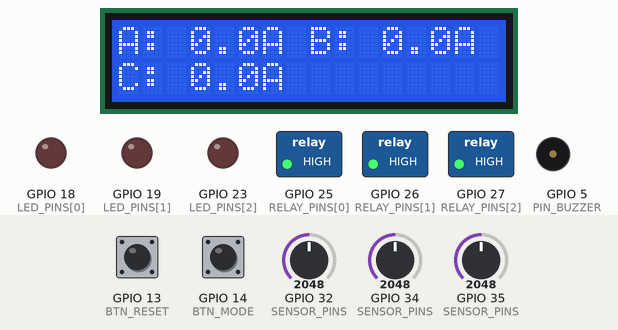
This sketch was run on a simulated ESP32. Parts: 16×2 character LCD, switched loads named in the sketch (green lamp = pin HIGH), output pins drawn as LEDs (lit = HIGH), buzzer (waves = sounding, pin HIGH). Inputs (shaded band) come from the test bench; at power-on: GPIO 32 (SENSOR_PINS) = 2048, GPIO 34 (SENSOR_PINS) = 2048, GPIO 35 (SENSOR_PINS) = 2048, GPIO 13 (BTN_RESET) HIGH, GPIO 14 (BTN_MODE) HIGH. WiFi joins after 1.5 s; servers stay silent unless stated; no MQTT or app messages arrive unless stated; what the sketch prints to the serial monitor is not drawn.

Above: at 5.1 s.
5.2 s: GPIO 32 (SENSOR_PINS) set to 3360
At 6.7 s:
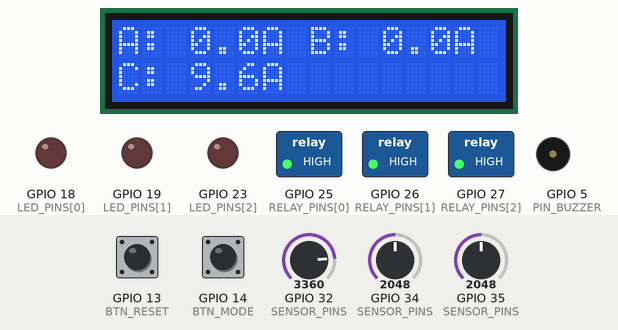
7.2 s: GPIO 32 (SENSOR_PINS) set to 3456
At 8.9 s:
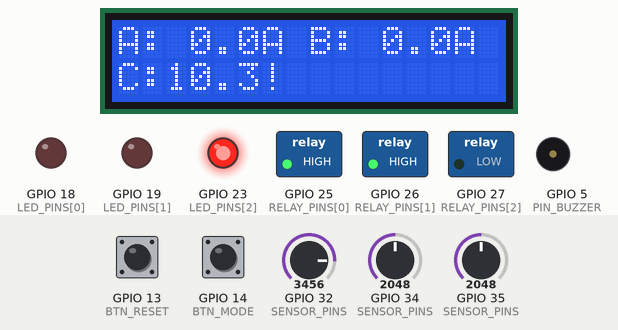
9.2 s: GPIO 34 (SENSOR_PINS) set to 3378
At 9.74 s:
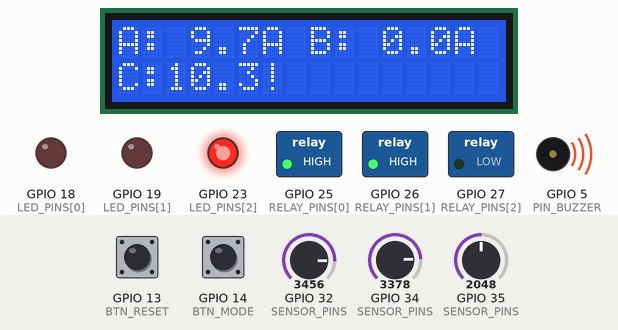
11.0 s: GPIO 34 (SENSOR_PINS) set to 3480
At 11.6 s:
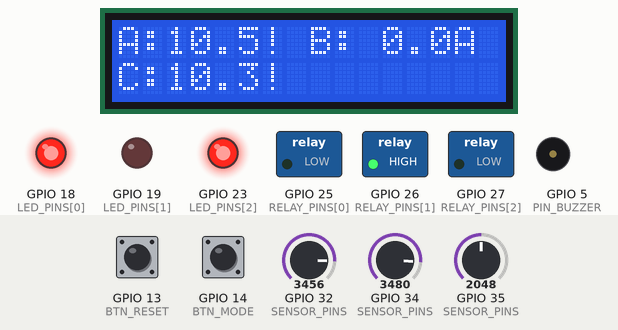
13.8 s: GPIO 35 (SENSOR_PINS) set to 3357
At 14.49 s:
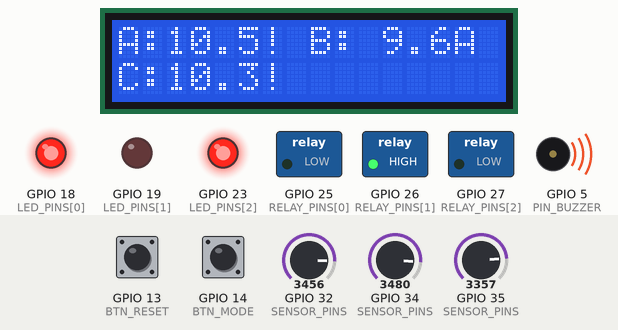
15.3 s: GPIO 35 (SENSOR_PINS) set to 3477
At 17.0 s:
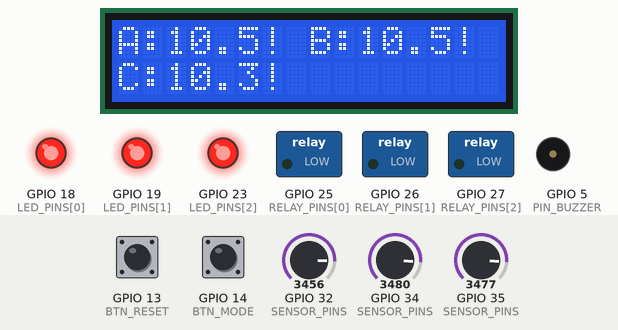
Timing chart, 0 to 18.9 s (numbered marks = the images above; inputs shaded):
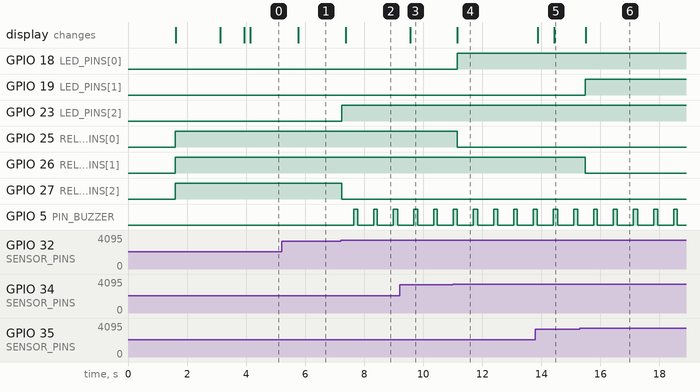

The sketch:

sketch.ino
```cpp
  // ============================================================
  //  Sistema Inteligente de Balanceamento Dinamico de Carga
  //  ESP32 (MQTT + Wi-Fi)
  //
  //  Pin map:
  //    34/35/32  – Current sensors
  //    21/22     – I2C LCD (SDA/SCL)
  //    25/26/27  – Relay IN1/IN2/IN3  (LOW = relay ON)
  //    18/19/23  – Status LEDs
  //    5         – Buzzer
  //    12/13/14  – Push buttons
  // ============================================================

  #include <Wire.h>
  #include <LiquidCrystal_I2C.h>
  #include <WiFi.h>
  #include <PubSubClient.h>

  #if __has_include("secrets.h")
  #include "secrets.h"
  #else
  #define WIFI_SSID         "Wokwi-GUEST"
  #define WIFI_PASSWORD     ""
  #define MQTT_BROKER       "broker.hivemq.com"
  #define MQTT_PORT         1883
  #define MQTT_USER         ""
  #define MQTT_PASSWORD     ""
  #define MQTT_TOPIC_PREFIX "projeto-iot"
  #define DEVICE_ID         "balancer-01"
  #endif

  // ── LCD ──────────────────────────────────────────────────────
  LiquidCrystal_I2C lcd(0x27, 16, 2);

  // ── Pin definitions ──────────────────────────────────────────
  const uint8_t SENSOR_PINS[3] = {34, 35, 32};
  const uint8_t RELAY_PINS[3]  = {25, 26, 27};
  const uint8_t LED_PINS[3]    = {18, 19, 23};
  const uint8_t PIN_BUZZER     = 5;
  const uint8_t BTN_RESET      = 13;
  const uint8_t BTN_MODE       = 14;
  const int16_t ADC_CENTER     = 2048;
  const float   AMPS_PER_COUNT = 0.007325f;

  // ── Calibration ──────────────────────────────────────────────
  const float OVERLOAD_THRESHOLD      = 10.0;
  const float THRESHOLD_RECOVERY_GAP  = 1.5;

  // ── Sampling ─────────────────────────────────────────────────
  const uint16_t SAMPLES            = 200;
  const uint32_t SAMPLE_INTERVAL_US = 100;

  // ── Timing ───────────────────────────────────────────────────
  const uint32_t DISPLAY_MS      = 500;
  const uint32_t BUZZER_ON_MS    = 80;
  const uint32_t BUZZER_OFF_MS   = 420;
  const uint32_t LOG_INTERVAL_MS = 1000;

  // ── State ────────────────────────────────────────────────────
  float    current_rms[3]        = {0, 0, 0};
  bool     overload[3]           = {false, false, false};
  bool     relay_state[3]        = {false, false, false};
  uint8_t  display_mode          = 0;

  uint32_t last_display_ms       = 0;
  uint32_t last_log_ms           = 0;
  uint32_t buzzer_timer          = 0;
  bool     buzzer_beeping        = false;
  bool     any_overload_active   = false;

  uint32_t total_overload_events = 0;
  uint32_t redistribution_count  = 0;

  // ── MQTT ─────────────────────────────────────────────────────
  WiFiClient   wifiClient;
  PubSubClient mqttClient(wifiClient);
  char         mqtt_topic[80];
  uint32_t     last_mqtt_retry_ms = 0;
  bool         mqtt_connected     = false;
  const uint32_t MQTT_RETRY_MS    = 5000;

  // ── Button debounce ──────────────────────────────────────────
  struct Button {
    uint8_t  pin;
    bool     last_state;
    uint32_t last_change_ms;
  };

  Button btn_reset    = {BTN_RESET,    HIGH, 0};
  Button btn_mode     = {BTN_MODE,     HIGH, 0};

  const uint32_t DEBOUNCE_MS = 50;

  // ── Forward declarations ─────────────────────────────────────
  void log_serial();
  void setup_wifi();
  void setup_mqtt();
  bool connect_mqtt();
  void publish_mqtt();
  void ensure_mqtt(uint32_t now);

  // ============================================================
  //  SETUP
  // ============================================================
  void setup() {
    Serial.begin(115200);
    Serial.println(F("=== Energy Balancing System v2.0 ==="));
    Serial.println(F("Ch,Current_A,Overload,Relay"));

    lcd.init();
    lcd.backlight();
    lcd.print(F("Energy Balancer"));
    lcd.setCursor(0, 1);
    lcd.print(F("  Initializing.."));
    delay(1500);
    lcd.clear();

    for (uint8_t i = 0; i < 3; i++) {
      pinMode(RELAY_PINS[i], OUTPUT);
      pinMode(LED_PINS[i],   OUTPUT);
      digitalWrite(RELAY_PINS[i], HIGH);
      digitalWrite(LED_PINS[i],   LOW);
    }

    pinMode(PIN_BUZZER, OUTPUT);
    digitalWrite(PIN_BUZZER, LOW);

    pinMode(BTN_RESET,    INPUT_PULLUP);
    pinMode(BTN_MODE,     INPUT_PULLUP);

    setup_wifi();
    setup_mqtt();
    connect_mqtt();

    Serial.println(F("Ready."));
  }

  // ============================================================
  //  MAIN LOOP
  // ============================================================
  void loop() {
    uint32_t now = millis();

    for (uint8_t ch = 0; ch < 3; ch++)
      current_rms[ch] = measure_rms(SENSOR_PINS[ch]);

    for (uint8_t ch = 0; ch < 3; ch++) {
      if (!overload[ch] && current_rms[ch] >= OVERLOAD_THRESHOLD) {
        overload[ch] = true;
        total_overload_events++;
      } else if (overload[ch] && current_rms[ch] < (OVERLOAD_THRESHOLD - THRESHOLD_RECOVERY_GAP)) {
        overload[ch] = false;
      }
    }

    any_overload_active = false;
    for (uint8_t ch = 0; ch < 3; ch++)
      if (overload[ch]) any_overload_active = true;

    redistribute_load();

    for (uint8_t ch = 0; ch < 3; ch++)
      digitalWrite(LED_PINS[ch], overload[ch] ? HIGH : LOW);

    handle_buzzer(now);
    handle_buttons(now);
    ensure_mqtt(now);

    if (now - last_display_ms >= DISPLAY_MS) {
      last_display_ms = now;
      update_display();
    }

    if (now - last_log_ms >= LOG_INTERVAL_MS) {
      last_log_ms = now;
      log_serial();
      publish_mqtt();
    }
  }

  // ============================================================
  //  RMS MEASUREMENT
  // ============================================================
  float measure_rms(uint8_t pin) {
    long     sum_sq = 0;
    uint16_t raw;
    int16_t  centered;

    for (uint16_t n = 0; n < SAMPLES; n++) {
      raw      = analogRead(pin);
      centered = (int16_t)raw - ADC_CENTER;
      sum_sq  += (long)centered * centered;
      delayMicroseconds(SAMPLE_INTERVAL_US);
    }

    float rms_counts = sqrt((float)sum_sq / SAMPLES);
    return rms_counts * AMPS_PER_COUNT;
  }

  // ============================================================
  //  LOAD REDISTRIBUTION
  // ============================================================
  void redistribute_load() {
    for (uint8_t ch = 0; ch < 3; ch++) {
      if (overload[ch] && !relay_state[ch]) {
        relay_state[ch] = true;
        digitalWrite(RELAY_PINS[ch], LOW);
        redistribution_count++;
        Serial.print(F("ACTION: Load cut on channel "));
        Serial.println(ch + 1);
      } else if (!overload[ch] && relay_state[ch]) {
        relay_state[ch] = false;
        digitalWrite(RELAY_PINS[ch], HIGH);
        Serial.print(F("ACTION: Load restored on channel "));
        Serial.println(ch + 1);
      }
    }
  }

  // ============================================================
  //  BUZZER
  // ============================================================
  void handle_buzzer(uint32_t now) {
    if (!any_overload_active) {
      digitalWrite(PIN_BUZZER, LOW);
      buzzer_beeping = false;
      buzzer_timer   = now;
      return;
    }

    uint32_t elapsed = now - buzzer_timer;

    if (buzzer_beeping && elapsed >= BUZZER_ON_MS) {
      digitalWrite(PIN_BUZZER, LOW);
      buzzer_beeping = false;
      buzzer_timer   = now;
    } else if (!buzzer_beeping && elapsed >= BUZZER_OFF_MS) {
      digitalWrite(PIN_BUZZER, HIGH);
      buzzer_beeping = true;
      buzzer_timer   = now;
    }
  }

  // ============================================================
  //  BUTTONS
  // ============================================================
  bool button_pressed(Button &btn, uint32_t now) {
    bool state = digitalRead(btn.pin);
    if (state != btn.last_state && (now - btn.last_change_ms) >= DEBOUNCE_MS) {
      btn.last_state     = state;
      btn.last_change_ms = now;
      if (state == LOW) return true;
    }
    return false;
  }

  void handle_buttons(uint32_t now) {
    if (button_pressed(btn_reset, now)) {
      Serial.println(F("BTN: Reset"));
      for (uint8_t ch = 0; ch < 3; ch++) {
        overload[ch]    = false;
        relay_state[ch] = false;
        digitalWrite(RELAY_PINS[ch], HIGH);
        digitalWrite(LED_PINS[ch],   LOW);
      }
      digitalWrite(PIN_BUZZER, LOW);
    }

    if (button_pressed(btn_mode, now)) {
      display_mode = (display_mode + 1) % 3;
      lcd.clear();
      last_display_ms = 0;
    }
  }

  // ============================================================
  //  LCD DISPLAY
  // ============================================================
  void print_channel_short(uint8_t ch) {
    lcd.print((char)('A' + ch));
    lcd.print(':');
    if (current_rms[ch] < 10.0) lcd.print(' ');
    lcd.print(current_rms[ch], 1);
    lcd.print(overload[ch] ? '!' : 'A');
  }

  void update_display() {
    switch (display_mode) {

      case 0:
        lcd.setCursor(0, 0);
        print_channel_short(0);
        lcd.print(' ');
        print_channel_short(1);
        lcd.print(' ');

        lcd.setCursor(0, 1);
        print_channel_short(2);
        if (!mqtt_connected) {
          lcd.print(F(" [MQTT?] "));
        } else {
          lcd.print(F("         "));
        }
        break;

      case 1:
        lcd.setCursor(0, 0);
        lcd.print(F("Relays: "));
        for (uint8_t ch = 0; ch < 3; ch++) {
          lcd.print(relay_state[ch] ? 'X' : 'O');
          if (ch < 2) lcd.print(' ');
        }
        lcd.print(F("   "));

        lcd.setCursor(0, 1);
        lcd.print(any_overload_active
          ? F("!! OVERLOAD !!  ")
          : F("System normal   "));
        break;

      case 2:
        lcd.setCursor(0, 0);
        lcd.print(F("Eventos:"));
        if      (total_overload_events < 10)    { lcd.print(F("       ")); }
        else if (total_overload_events < 100)   { lcd.print(F("      ")); }
        else if (total_overload_events < 1000)  { lcd.print(F("     ")); }
        else if (total_overload_events < 10000) { lcd.print(F("    ")); }
        else                                    { lcd.print(F("   ")); }
        lcd.print(total_overload_events);

        lcd.setCursor(0, 1);
        lcd.print(F("Redistrib:"));
        if      (redistribution_count < 10)   { lcd.print(F("    ")); }
        else if (redistribution_count < 100)  { lcd.print(F("   ")); }
        else if (redistribution_count < 1000) { lcd.print(F("  ")); }
        else                                  { lcd.print(' '); }
        lcd.print(redistribution_count);
        break;
    }
  }

  // ============================================================
  //  SERIAL LOG  (CSV)
  // ============================================================
  void log_serial() {
    for (uint8_t ch = 0; ch < 3; ch++) {
      Serial.print(ch + 1);       Serial.print(',');
      Serial.print(current_rms[ch], 2); Serial.print(',');
      Serial.print(overload[ch] ? 1 : 0);    Serial.print(',');
      Serial.println(relay_state[ch] ? 1 : 0);
    }

  }

  // ============================================================
  //  MQTT
  // ============================================================
  void setup_wifi() {
    lcd.setCursor(0, 1);
    lcd.print(F(" Wi-Fi...       "));
    Serial.print(F("Wi-Fi: connecting to "));
    Serial.println(WIFI_SSID);

    WiFi.mode(WIFI_STA);
    WiFi.begin(WIFI_SSID, WIFI_PASSWORD);

    uint8_t attempts = 0;
    while (WiFi.status() != WL_CONNECTED && attempts < 40) {
      delay(250);
      Serial.print('.');
      attempts++;
    }
    Serial.println();

    if (WiFi.status() == WL_CONNECTED) {
      Serial.print(F("Wi-Fi: connected, IP "));
      Serial.println(WiFi.localIP());
      lcd.setCursor(0, 1);
      lcd.print(F(" Wi-Fi OK       "));
      delay(800);
    } else {
      Serial.println(F("Wi-Fi: connection failed"));
      lcd.setCursor(0, 1);
      lcd.print(F(" Wi-Fi FAIL     "));
      delay(1500);
    }
    lcd.clear();
  }

  void setup_mqtt() {
    snprintf(mqtt_topic, sizeof(mqtt_topic), "%s/%s/telemetria",
            MQTT_TOPIC_PREFIX, DEVICE_ID);
    mqttClient.setServer(MQTT_BROKER, MQTT_PORT);
    mqttClient.setBufferSize(512);
  }

  bool connect_mqtt() {
    if (WiFi.status() != WL_CONNECTED) return false;

    Serial.print(F("MQTT: connecting to "));
    Serial.print(MQTT_BROKER);
    Serial.print(':');
    Serial.println(MQTT_PORT);

    bool ok;
    if (strlen(MQTT_USER) > 0) {
      ok = mqttClient.connect(DEVICE_ID, MQTT_USER, MQTT_PASSWORD);
    } else {
      ok = mqttClient.connect(DEVICE_ID);
    }

    if (ok) {
      mqtt_connected = true;
      Serial.print(F("MQTT: connected, topic "));
      Serial.println(mqtt_topic);
      mqttClient.publish(mqtt_topic, "{\"status\":\"online\"}", true);
      return true;
    }

    mqtt_connected = false;
    Serial.print(F("MQTT: failed, rc="));
    Serial.println(mqttClient.state());
    return false;
  }

  void ensure_mqtt(uint32_t now) {
    if (mqttClient.connected()) {
      mqttClient.loop();
      mqtt_connected = true;
      return;
    }

    mqtt_connected = false;
    if (now - last_mqtt_retry_ms < MQTT_RETRY_MS) return;
    last_mqtt_retry_ms = now;
    connect_mqtt();
  }

  void publish_mqtt() {
    if (!mqttClient.connected()) return;

    char payload[480];
    int len = snprintf(payload, sizeof(payload),
      "{"
        "\"device\":\"%s\","
        "\"uptime_ms\":%lu,"
        "\"any_overload\":%s,"
        "\"events\":%lu,"
        "\"redistributions\":%lu,"
        "\"channels\":["
          "{\"id\":1,\"current_a\":%.2f,\"overload\":%s,\"relay\":%s},"
          "{\"id\":2,\"current_a\":%.2f,\"overload\":%s,\"relay\":%s},"
          "{\"id\":3,\"current_a\":%.2f,\"overload\":%s,\"relay\":%s}"
        "]"
      "}",
      DEVICE_ID,
      millis(),
      any_overload_active ? "true" : "false",
      total_overload_events,
      redistribution_count,
      current_rms[0], overload[0] ? "true" : "false", relay_state[0] ? "true" : "false",
      current_rms[1], overload[1] ? "true" : "false", relay_state[1] ? "true" : "false",
      current_rms[2], overload[2] ? "true" : "false", relay_state[2] ? "true" : "false"
    );

    if (len < 0 || len >= (int)sizeof(payload)) {
      Serial.println(F("MQTT: payload too large"));
      return;
    }

    if (mqttClient.publish(mqtt_topic, payload, false)) {
      Serial.print(F("MQTT: published to "));
      Serial.println(mqtt_topic);
    } else {
      Serial.println(F("MQTT: publish failed"));
      mqtt_connected = false;
    }
  }
```

Measured:
- the behaviour switches between 3413 and 3414 on GPIO 32 (SENSOR_PINS) (found by bisection; images 1 and 2)
- the behaviour switches between 3413 and 3414 on GPIO 34 (SENSOR_PINS) (found by bisection; images 3 and 4)
- the behaviour switches between 3413 and 3414 on GPIO 35 (SENSOR_PINS) (found by bisection; images 5 and 6)
- after the input at 5.2 s, the display: changes after 0.57 s (image 1)
- after the input at 7.2 s, GPIO 23 (LED_PINS[2]): LOW → HIGH at once; GPIO 27 (RELAY_PINS[2]): HIGH → LOW at once; GPIO 5 (PIN_BUZZER): alternates HIGH for 0.13 s and LOW for 0.54 s, starting after 0.45 s; the display: changes after 0.18 s (image 2)
- after the input at 9.2 s, the display: changes after 0.36 s (image 3)
- after the input at 11.0 s, GPIO 18 (LED_PINS[0]): LOW → HIGH after 0.15 s; GPIO 25 (RELAY_PINS[0]): HIGH → LOW after 0.15 s; the display: changes after 0.16 s (image 4)
- after the input at 13.8 s, the display: first changes after 0.07 s (image 5 shows a later state)
- after the input at 15.3 s, GPIO 19 (LED_PINS[1]): LOW → HIGH after 0.18 s; GPIO 26 (RELAY_PINS[1]): HIGH → LOW after 0.18 s; the display: changes after 0.20 s (image 6)
